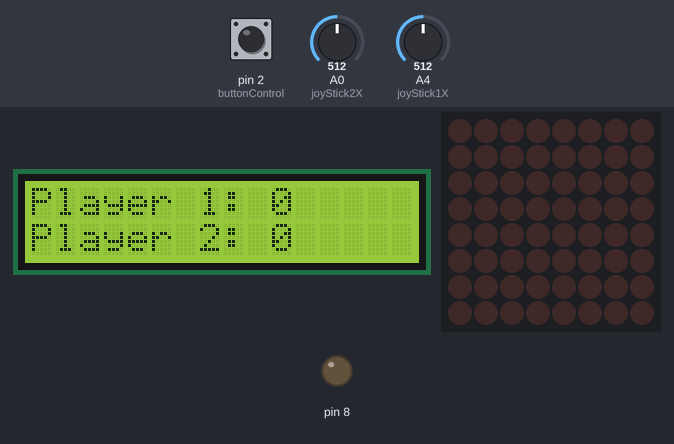
This sketch was run on a simulated Arduino Uno, built with avr-gcc and run on an emulated ATmega328P. On the bench: 16×2 character LCD, 8×8 LED matrix, output pins drawn as LEDs (lit = HIGH). The test bench sets the inputs (shaded band); at power-on: pin 2 (buttonControl) HIGH, A0 (joyStick2X) = 512, A4 (joyStick1X) = 512. Random numbers use the default seed unless the sketch sets one.

Above: at 1.2 s.
1.3 s: pin 2 (buttonControl) pulled LOW for 0.15 s
At 1.35 s:
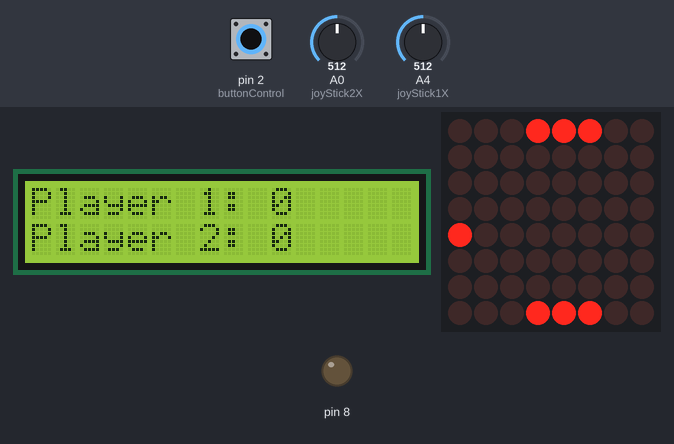
3.1 s: A0 (joyStick2X) set to 415
4.6 s: A0 (joyStick2X) set to 381
At 4.73 s:
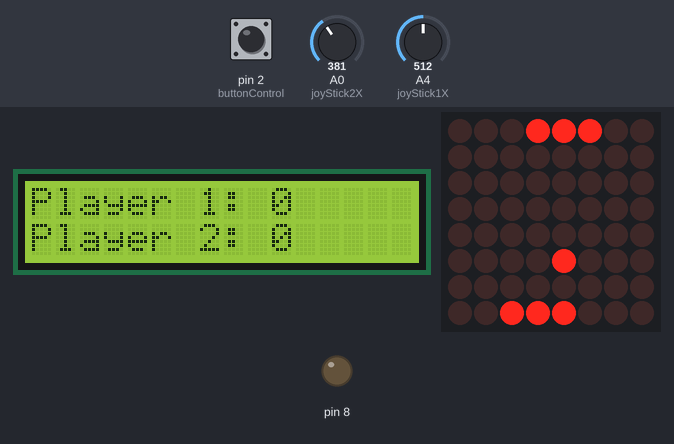
6.4 s: A4 (joyStick1X) set to 390
At 6.55 s:
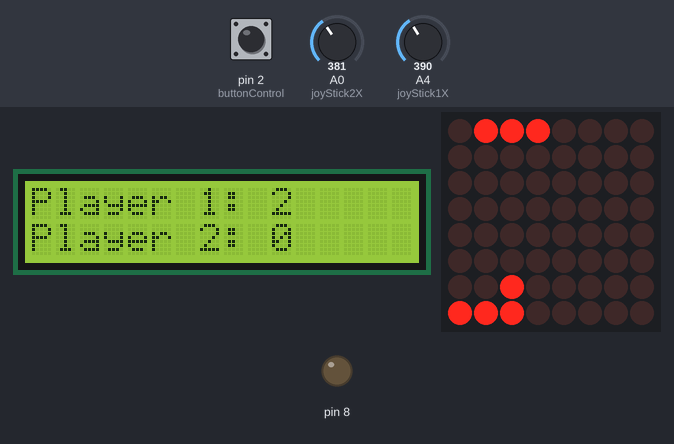
8.1 s: A0 (joyStick2X) set to 410
At 9.1 s:
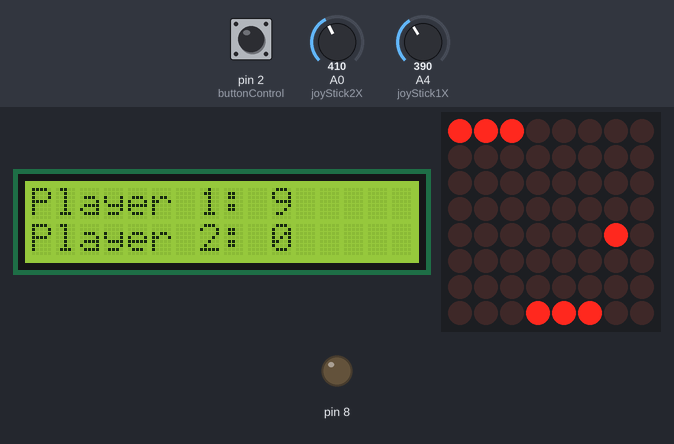
9.8 s: A4 (joyStick1X) set to 691
11.3 s: A4 (joyStick1X) set to 715
At 13.4 s:
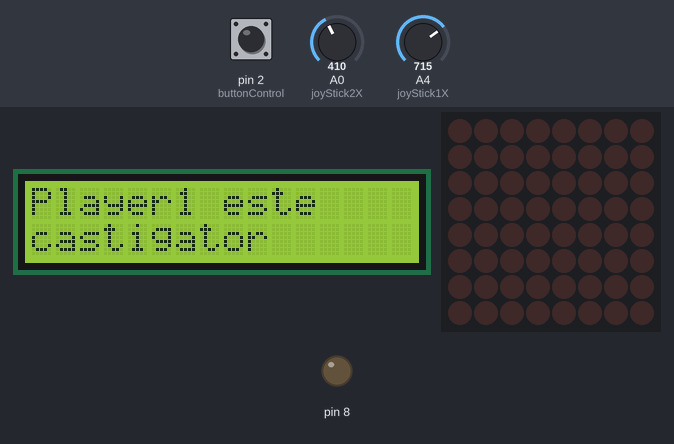

The sketch:

pingPongGameOO.ino
```cpp
#include "LedControl.h"
#include <LiquidCrystal.h>

const int rs = 13, en = 9, d4 = 5, d5 = 3, d6 = 1, d7 = 0;
const int joyStick1X = A4, joyStick1Y = A5, joyStick1Button = 7;
const int joyStick2X = A0, joyStick2Y = A1, joyStick2Button = 4;

const int buttonControl = 2;
bool playGame = false;

LiquidCrystal lcd (rs, en, d4, d5, d6, d7);
LedControl lc = LedControl(12, 11, 10, 1);

class pingPongGame {
    private:
      int paddle1A, paddle1B, paddle1C; /// prima paleta
      int paddle2A, paddle2B, paddle2C; /// a doua paleta
      int xBall, yBall;                 /// mingea
      int unitX, unitY;                 /// versorii deplasarii pe x si y
      int player1, player2;             /// scorul
      int delayTime;                    /// delay-ul pentru cresterea vitezei

    public:
      /// contructor plictisitor care sa admita valori implicite
      pingPongGame (int _paddle1A = 3, int _paddle1B = 4, int _paddle1C = 5, int _paddle2A = 3, int _paddle2B = 4, int _paddle2C = 5,
                    int _xBall = 4, int _yBall = 0, int _unitX = 1, int _unitY = 1, int _player1 = 0, int _player2 = 0, int _delayTime = 100) {

                      paddle1A = _paddle1A, paddle1B = _paddle1B, paddle1C = _paddle1C, paddle2A = _paddle2A, paddle2B = _paddle2B, paddle2C = _paddle2C;
                      xBall = _xBall, yBall = _yBall, unitX = _unitX, unitY = _unitY, player1 = _player1, player2 = _player2, delayTime = _delayTime;
                    }

      int getPaddle1A () const {
        return paddle1A;
      }

      int getPaddle2A () const {
        return paddle2A;
      }

      /// aprinde/stinge (in functie de mode) toate LED-urile corespunzatoare celor doua palete
      void setPaddle (int, int, int, int, int, int, bool);

      /// actualizeaza noile pozitii
      void modifyPaddles (int, int, int, int, int, int);

      void writeScore (int, int);

      /// schimbarea vizuala
      void currentAction ();

      /// schimbarea in cod
      void currentLogic ();

      void reset ();
      void generalReset ();

      /// interpretez valorile unui joyStick
      int xyDirection (int);

      /// iau decizia de deplasare pe matrice
      int xyTransform (int);
};

void pingPongGame :: setPaddle (int _paddle1A, int _paddle1B, int _paddle1C, int _paddle2A, int _paddle2B, int _paddle2C, bool mode) {
    lc.setLed (0, 0, _paddle1A, mode);
    lc.setLed (0, 0, _paddle1B, mode);
    lc.setLed (0, 0, _paddle1C, mode);
    lc.setLed (0, 7, _paddle2A, mode);
    lc.setLed (0, 7, _paddle2B, mode);
    lc.setLed (0, 7, _paddle2C, mode);
}

void pingPongGame :: modifyPaddles (int newPaddle1A, int newPaddle1B, int newPaddle1C, int newPaddle2A, int newPaddle2B, int newPaddle2C) {
    paddle1A = newPaddle1A, paddle1B = newPaddle1B, paddle1C = newPaddle1C;
    paddle2A = newPaddle2A, paddle2B = newPaddle2B, paddle2C = newPaddle2C;
}

void pingPongGame :: writeScore (int _player1, int _player2) {
    lcd.clear ();

    lcd.print("Player 1: ");
    lcd.print (_player1);

    lcd.setCursor(0, 1);

    lcd.print ("Player 2: ");
    lcd.print (_player2);
}

void pingPongGame :: reset () {
    if (player1 == 10 || player2 == 10) {
      /// cel putin un jucator are 10p, deci a castigat
      generalReset ();
    } else {
      paddle1A = paddle2A = 3, paddle1B = paddle2B = 4, paddle1C = paddle2C = 5;
      xBall = random (2, 5), yBall = random (0, 2);
      unitX = unitY = 1;
      if (delayTime >= 50) {
        delayTime -= 5;
      }
      writeScore (player1, player2);
    }
}

void pingPongGame :: generalReset () {
    playGame = false;
    paddle1A = paddle2A = 3, paddle1B = paddle2B = 4, paddle1C = paddle2C = 5;
    xBall = random (2, 5), yBall = random (0, 2);
    unitX = unitY = 1;
    delayTime = 100;
    lcd.clear ();

    if (player1 == 10) {
      lcd.print ("Player1 este");
      lcd.setCursor (0, 1);
      lcd.print ("castigator");
    } else {
      lcd.print ("Player2 este");
      lcd.setCursor (0, 1);
      lcd.print ("castigator");
    }

    player1 = 0;
    player2 = 0;
}

int pingPongGame :: xyDirection (int arg) {
    if (arg > 700) {
      return 1;
    }

    if (arg < 400) {
      return -1;
    }

    return 0;
}

int pingPongGame :: xyTransform (int arg) {
    if (arg >= 6) {
      return 5;
    }

    if (arg <= 0) {
      return 0;
    }

    return arg;
}

void pingPongGame :: currentAction () {
    lc.setLed (0, xBall, yBall, true);
    setPaddle (paddle1A, paddle1B, paddle1C, paddle2A, paddle2B, paddle2C, true);

    delay (delayTime);

    lc.setLed (0, xBall, yBall, false);
    setPaddle (paddle1A, paddle1B, paddle1C, paddle2A, paddle2B, paddle2C, false);

    xBall = xBall + unitX;
    yBall = yBall + unitY;
}

void pingPongGame :: currentLogic () {
    if (xBall == 7) {
      // caz in care as putea fi pe o paleta
      if (yBall == paddle2C) {
        unitX = -unitX;
        unitY = 1;
      } else if (yBall == paddle2A) {
        unitX = -unitX;
        unitY = -1;
      } else if (yBall == paddle2B) {
        unitY = 0;
        unitX = -1;
      } else {
        /// a pierdut player2
        player1++;
        reset ();
      }
    }

    else if (xBall == 0) {
      // caz in care as putea fi pe cealalta paleta
      if (yBall == paddle1A) {
        unitX = -unitX;
        unitY = -1;
      } else if (yBall == paddle1C) {
        unitX = -unitX;
        unitY = 1;
      } else if (yBall == paddle1B) {
        unitY = 0;
        unitX = 1;
      } else {
        // a pierdut player1
        player2++;
        reset ();
      }
    }

    else if (xBall >= 1 && xBall <= 6) {
      if (yBall == 0 || yBall == 7) {
        unitY = -unitY;
      }
    }
}

pingPongGame pingPongObj;

void setup() {
    lc.shutdown (0, false);
    lc.setIntensity (0, 8);
    lc.clearDisplay (0);

    lcd.begin(16, 2);
    pingPongObj.writeScore (0, 0);
    analogWrite (8, 30);
}

void loop() {
    if (digitalRead (buttonControl) == LOW) {
      playGame = true;
    }

    if (playGame) {
      pingPongObj.currentAction ();
      pingPongObj.currentLogic ();

      int valX1 = analogRead (joyStick1X);
      int valX2 = analogRead (joyStick2X);

      int localPaddle1A = pingPongObj.getPaddle1A ();
      int localPaddle2A = pingPongObj.getPaddle2A ();

      localPaddle1A = pingPongObj.xyTransform ((localPaddle1A + pingPongObj.xyDirection (valX1)));
      localPaddle2A = pingPongObj.xyTransform ((localPaddle2A + pingPongObj.xyDirection (valX2)));

      pingPongObj.modifyPaddles (localPaddle1A, localPaddle1A + 1, localPaddle1A + 2,
                                 localPaddle2A, localPaddle2A + 1, localPaddle2A + 2);
    }
}
```

Measured:
- the behaviour switches between 400 and 399 on A0 (joyStick2X) (found by bisection; images 1 and 2)
- the behaviour switches between 700 and 701 on A4 (joyStick1X) (found by bisection; images 4 and 5)
- after the input at 1.3 s, the display: changes at once (image 1)
